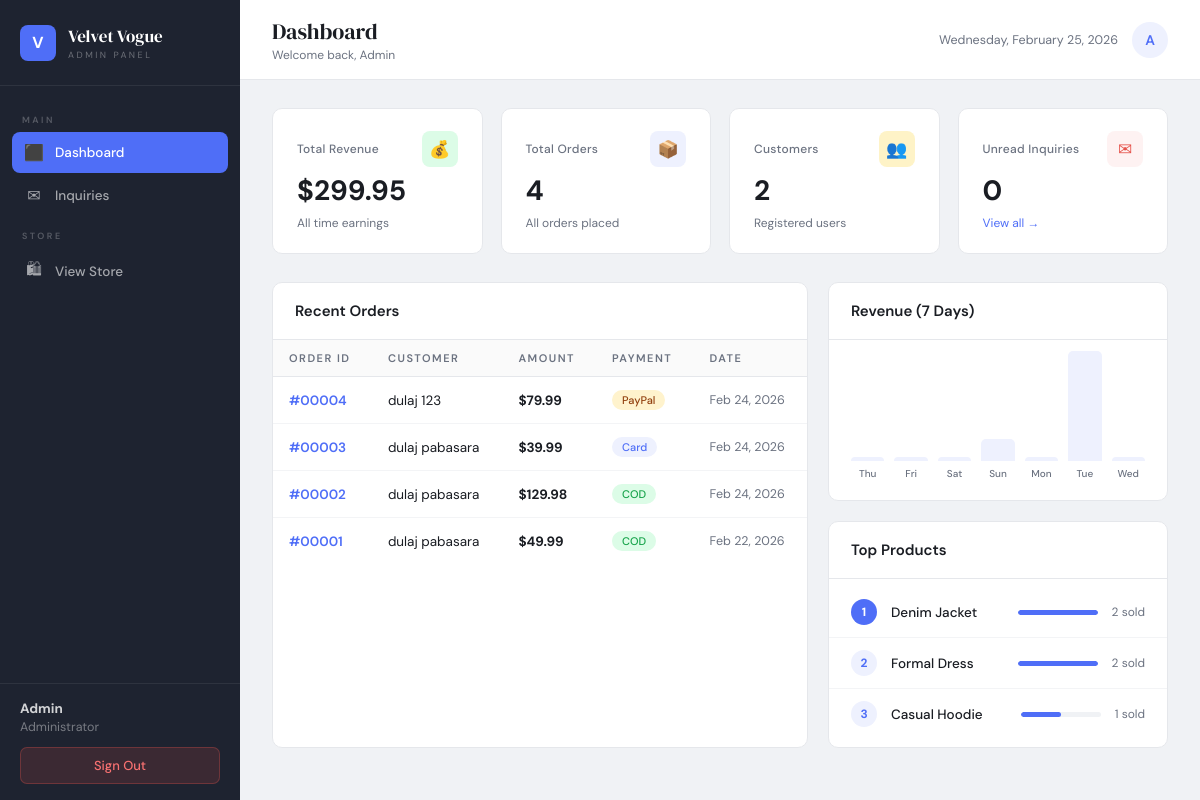
Page /admin/dashboard.php (signed in) on the committed database.
### tables this page shows
CREATE TABLE `orders` (
  `id` int(11) NOT NULL,
  `customer_name` varchar(255) DEFAULT NULL,
  `email` varchar(255) DEFAULT NULL,
  `address` text,
  `city` varchar(100) DEFAULT NULL,
  `zip` varchar(20) DEFAULT NULL,
  `payment_method` varchar(50) DEFAULT NULL,
  `total_amount` decimal(10,2) DEFAULT NULL,
  `created_at` datetime DEFAULT NULL
);

### admin/dashboard.php (the view, shortened to what this page needs)
<?php
include "../db.php";
$adminName = $_SESSION['admin_name'] ?? 'Admin';
$rev = $conn->query("SELECT COALESCE(SUM(total_amount),0) AS total FROM orders")->fetch_assoc()['total'];
$totalOrders = $conn->query("SELECT COUNT(*) AS c FROM orders")->fetch_assoc()['c'];
$totalUsers  = $conn->query("SELECT COUNT(*) AS c FROM users")->fetch_assoc()['c'];
$unreadInq   = $conn->query("SELECT COUNT(*) AS c FROM inquiries WHERE status='unread'")->fetch_assoc()['c'];
$recentOrders = $conn->query(
    "SELECT id, customer_name, total_amount, payment_method, created_at
     FROM orders ORDER BY created_at DESC LIMIT 8"
);
$chartData = [];
for($i = 6; $i >= 0; $i--){
    $date  = date('Y-m-d', strtotime("-$i days"));
    $label = date('D', strtotime("-$i days"));
    $r = $conn->query("SELECT COALESCE(SUM(total_amount),0) AS d FROM orders WHERE DATE(created_at)='$date'")->fetch_assoc()['d'];
    $chartData[] = ['label'=>$label, 'val'=>(float)$r];
}
$maxChart = max(array_column($chartData,'val')) ?: 1;
$topProducts = $conn->query(
    "SELECT p.name, SUM(oi.quantity) AS sold
     FROM order_items oi
     JOIN products p ON p.id = oi.product_id
     GROUP BY oi.product_id ORDER BY sold DESC LIMIT 5"
);
?>
<!DOCTYPE html>
<html lang="en">
<head>
</head>
<body>
<aside class="sidebar">
    <div class="sidebar-logo">
        <div class="logo-icon">V</div>
        <div class="logo-text">Velvet Vogue <span>Admin Panel</span></div>
    </div>
    <nav class="sidebar-nav">
        <p class="nav-section-label">Main</p>
        <a href="dashboard.php" class="nav-item active">
            <span class="nav-icon">⬛</span> Dashboard
        </a>
        <a href="inquiries.php" class="nav-item">
            <span class="nav-icon">✉</span> Inquiries
        </a>
        <p class="nav-section-label">Store</p>
        <a href="../products.php" class="nav-item" target="_blank">
            <span class="nav-icon">🛍</span> View Store
        </a>
    </nav>
    <div class="sidebar-footer">
        <strong><?= htmlspecialchars($adminName) ?></strong>
        Administrator
        <a href="logout.php" class="btn-logout">Sign Out</a>
    </div>
</aside>
<div class="main">
    <div class="topbar">
        <div class="topbar-title">
            Dashboard
            <span>Welcome back, <?= htmlspecialchars($adminName) ?></span>
        </div>
        <div class="topbar-right">
            <span class="topbar-date"><?= date('l, F j, Y') ?></span>
            <div class="admin-avatar"><?= strtoupper(substr($adminName,0,1)) ?></div>
        </div>
    </div>
    <div class="page">
        <div class="stats-grid">
            <div class="stat-card">
                <div class="stat-header">
                    <span class="stat-label">Total Revenue</span>
                    <div class="stat-icon ic-green">💰</div>
                </div>
                <div class="stat-val">$<?= number_format($rev, 2) ?></div>
                <div class="stat-sub">All time earnings</div>
            </div>
            <div class="stat-card">
                <div class="stat-header">
                    <span class="stat-label">Total Orders</span>
                    <div class="stat-icon ic-blue">📦</div>
                </div>
                <div class="stat-val"><?= $totalOrders ?></div>
                <div class="stat-sub">All orders placed</div>
            </div>
            <div class="stat-card">
                <div class="stat-header">
                    <span class="stat-label">Customers</span>
                    <div class="stat-icon ic-yellow">👥</div>
                </div>
                <div class="stat-val"><?= $totalUsers ?></div>
                <div class="stat-sub">Registered users</div>
            </div>
            <div class="stat-card">
                <div class="stat-header">
                    <span class="stat-label">Unread Inquiries</span>
                    <div class="stat-icon ic-red">✉</div>
                </div>
                <div class="stat-val"><?= $unreadInq ?></div>
                <div class="stat-sub"><a href="inquiries.php" style="color:var(--accent);text-decoration:none">View all &rarr;</a></div>
            </div>
        </div>
        <div class="bottom-grid">
            <div class="card">
                <div class="card-head">
                    <h3>Recent Orders</h3>
                </div>
                <div class="table-wrap">
                    <table>
                        <thead>
                            <tr>
                                <th>Order ID</th>
                                <th>Customer</th>
                                <th>Amount</th>
                                <th>Payment</th>
                                <th>Date</th>
                            </tr>
                        </thead>
                        <tbody>
                        <?php if($recentOrders && $recentOrders->num_rows > 0): ?>
                            <?php while($o = $recentOrders->fetch_assoc()): ?>
                            <tr>
                                <td class="order-id">#<?= str_pad($o['id'],5,'0',STR_PAD_LEFT) ?></td>
                                <td><?= htmlspecialchars($o['customer_name']) ?></td>
                                <td><strong>$<?= number_format($o['total_amount'],2) ?></strong></td>
                                <td>
                                    <?php
                                        $pm = $o['payment_method'];
                                        $cls = $pm === 'card' ? 'pay-card' : ($pm === 'paypal' ? 'pay-paypal' : 'pay-cod');
                                        $lbl = $pm === 'card' ? 'Card' : ($pm === 'paypal' ? 'PayPal' : 'COD');
                                    ?>
                                    <span class="pay-badge <?= $cls ?>"><?= $lbl ?></span>
                                </td>
                                <td style="color:var(--muted);font-size:12.5px"><?= date('M d, Y', strtotime($o['created_at'])) ?></td>
                            </tr>
                            <?php endwhile; ?>
                        <?php else: ?>
                            <tr><td colspan="5" style="text-align:center;color:var(--muted);padding:32px">No orders yet</td></tr>
                        <?php endif; ?>
                        </tbody>
                    </table>
                </div>
            </div>
            <div style="display:flex;flex-direction:column;gap:20px">
                <div class="card">
                    <div class="card-head"><h3>Revenue (7 Days)</h3></div>
                    <div class="chart-wrap">
                        <div class="chart-bars">
                            <?php foreach($chartData as $d): ?>
                            <div class="bar-col">
                                <div class="bar" style="height:<?= max(4, round(($d['val']/$maxChart)*110)) ?>px">
                                </div>
                                <span class="bar-lbl"><?= $d['label'] ?></span>
                            </div>
                            <?php endforeach; ?>
                        </div>
                    </div>
                </div>
                <div class="card">
                    <div class="card-head"><h3>Top Products</h3></div>
                    <div class="top-list">
                    <?php
                    $maxSold = 1;
                    $topArr  = [];
                    if($topProducts){
                        while($tp = $topProducts->fetch_assoc()) $topArr[] = $tp;
                        if(count($topArr)) $maxSold = max(array_column($topArr,'sold')) ?: 1;
                    }
                    if(count($topArr)):
                        foreach($topArr as $i => $tp):
                    ?>
                        <div class="top-item">
                            <div class="top-rank <?= $i===0?'r1':'' ?>"><?= $i+1 ?></div>
                            <span class="top-name"><?= htmlspecialchars($tp['name']) ?></span>
                            <div class="top-bar-wrap">
                                <div class="top-bar-fill" style="width:<?= round(($tp['sold']/$maxSold)*100) ?>%"></div>
                            </div>
                            <span class="top-sold"><?= $tp['sold'] ?> sold</span>
                        </div>
                    <?php endforeach; else: ?>
                        <p style="padding:24px;text-align:center;color:var(--muted);font-size:13px">No sales data yet</p>
                    <?php endif; ?>
                    </div>
                </div>
            </div>
        </div>
    </div>
</div>
</body>
</html>

### rows in the picture
orders: id "00004", customer_name "dulaj 123", total_amount "79.99", payment_method "PayPal", created_at "Feb 24, 2026"
orders: id "00003", customer_name "dulaj pabasara", total_amount "39.99", payment_method "Card", created_at "Feb 24, 2026"
orders: id "00002", customer_name "dulaj pabasara", total_amount "129.98", payment_method "COD", created_at "Feb 24, 2026"
orders: id "00001", customer_name "dulaj pabasara", total_amount "49.99", payment_method "COD", created_at "Feb 22, 2026"

### other values in the picture
$adminName "Admin"
substr($adminName,0,1) "A"
$rev "299.95"
$totalOrders "4"
$totalUsers "2"
$unreadInq "0"
$d['label'] "Thu"
$d['label'] "Fri"
$d['label'] "Sat"
$d['label'] "Sun"
$d['label'] "Mon"
$d['label'] "Tue"
$d['label'] "Wed"
$tp['name'] "Denim Jacket"
$tp['sold'] "2"
